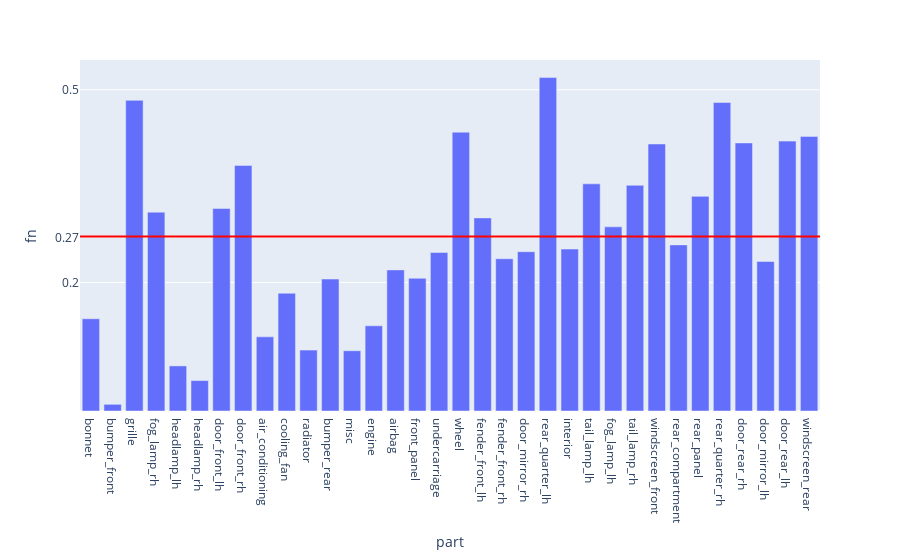

The cell this chart's notebook holds for it:
### Code cell
fig = px.bar(evalMetrics, x = 'part', y = 'fn')

fig.add_hline(y=avgFn, line_width=2, line_color="red")

fig.update_layout(
    yaxis = dict(
        tickmode = 'array',
        tickvals = [np.format_float_positional(avgFn, 2), 0.2, 0.5, 0.7],
    )
)
fig

### Figure 1 — Plotly figure (JSON) as saved in the notebook; plotly's stock layout.template omitted (floating-point values rounded to 4 significant figures)
{"data": [{"alignmentgroup": "True", "hovertemplate": "part=%{x}<br>fn=%{y}<extra></extra>", "legendgroup": "", "marker": {"color": "#636efa", "pattern": {"shape": ""}}, "name": "", "offsetgroup": "", "orientation": "v", "showlegend": false, "textposition": "auto", "type": "bar", "x": ["bonnet", "bumper_front", "grille", "fog_lamp_rh", "headlamp_lh", "headlamp_rh", "door_front_lh", "door_front_rh", "air_conditioning", "cooling_fan", "radiator", "bumper_rear", "misc", "engine", "airbag", "front_panel", "undercarriage", "wheel", "fender_front_lh", "fender_front_rh", "door_mirror_rh", "rear_quarter_lh", "interior", "tail_lamp_lh", "fog_lamp_lh", "tail_lamp_rh", "windscreen_front", "rear_compartment", "rear_panel", "rear_quarter_rh", "door_rear_rh", "door_mirror_lh", "door_rear_lh", "windscreen_rear"], "xaxis": "x", "y": [0.1436, 0.0104, 0.4836, 0.3095, 0.0702, 0.0474, 0.3153, 0.3823, 0.1154, 0.1833, 0.0948, 0.2054, 0.0938, 0.1326, 0.2197, 0.2066, 0.2468, 0.4341, 0.3006, 0.237, 0.2479, 0.5191, 0.2521, 0.3537, 0.2867, 0.3513, 0.4157, 0.2586, 0.3341, 0.4802, 0.4173, 0.2328, 0.4201, 0.4275], "yaxis": "y"}], "layout": {"barmode": "relative", "legend": {"tracegroupgap": 0}, "margin": {"t": 60}, "shapes": [{"line": {"color": "red", "width": 2}, "type": "line", "x0": 0, "x1": 1, "xref": "x domain", "y0": 0.2715, "y1": 0.2715, "yref": "y"}], "xaxis": {"anchor": "y", "domain": [0, 1], "title": {"text": "part"}}, "yaxis": {"anchor": "x", "domain": [0, 1], "tickmode": "array", "tickvals": ["0.27", 0.2, 0.5, 0.7], "title": {"text": "fn"}}}}
